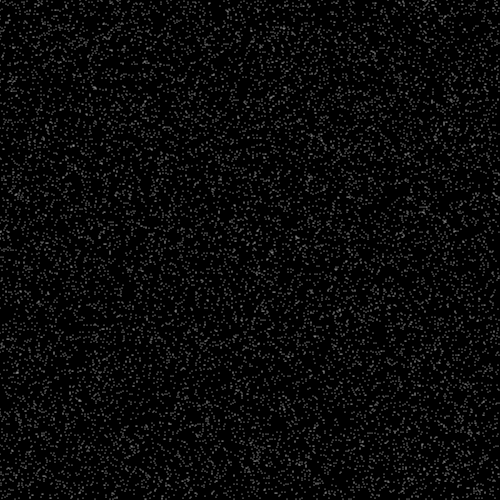
Frame 1 (no input)
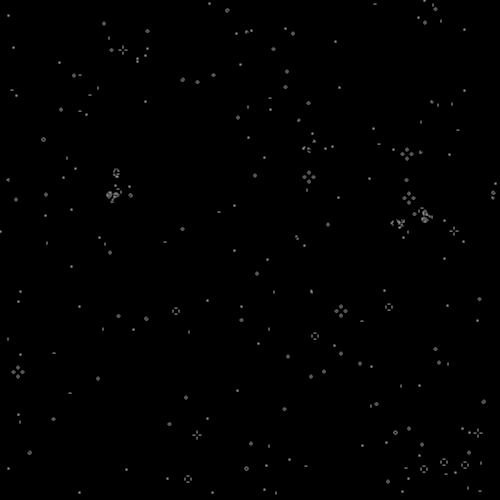
Frame 60 (no input)
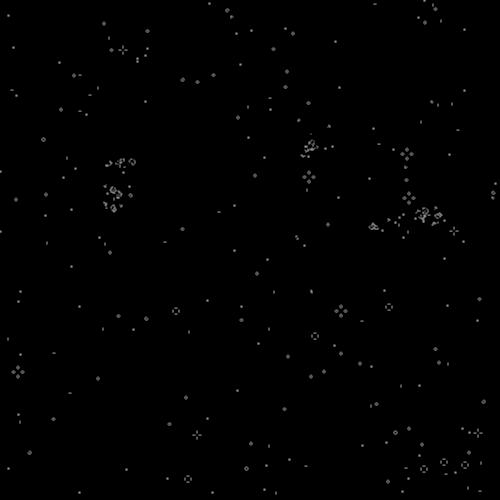
Frame 120 (the mouse pressed at the canvas centre since frame 60)

The p5.js sketch that drew these frames (run headless with seeded random() and noise() and a simulated clock; from frame 60 on, the mouse is pressed at the canvas centre):

// p5.js sketch
// ── sketch.js
var HEIGHT = 500;
var WIDTH = 500;
var PIXEL = [];
var PIXEL_SWAP;
var RANDOM_LIFE_FACTOR = 0.95;

function setup() {
	initPIXEL();
	InitBaseCells();

  createCanvas(WIDTH, HEIGHT);
}

function draw() {
	clear();
	background(0);
  noSmooth();
  stroke(255);

 	DrawPIXEL();
 	CopyPIXELintoPIXEL_SWAP();
  UpdatePIXEL();
}



function initPIXEL(){
	PIXEL = new Array(HEIGHT);
	for (var i = 0; i < HEIGHT; i++) {
 		PIXEL[i] = new Array(WIDTH);
	}

	for (var i = 0; i < PIXEL.length; i++) {
		for (var u = 0; u < PIXEL[i].length; u++) {
			//PIXEL[i][u] = false;
			PIXEL[i][u] = Math.random() >= RANDOM_LIFE_FACTOR;
		}
	}
}

function mouseMoved() {
  PIXEL[mouseX][mouseY]= true;
  // prevent default
  return false;
}

function InitBaseCells(){
	// PIXEL[200][200] = true;
	// PIXEL[200][201] = true;
	// PIXEL[200][202] = true;
	// PIXEL[200][203] = true;
	// PIXEL[200][204] = true;
	// PIXEL[201][200] = true;
	// PIXEL[201][204] = true;

	//	PIXEL[200][205] = true;
	//	PIXEL[201][206] = true;
	//	PIXEL[202][202] = true;
	//	PIXEL[202][206] = true;
	//	PIXEL[203][203] = true;
	//	PIXEL[203][204] = true;
	//	PIXEL[203][205] = true;
	//	PIXEL[203][206] = true;

	// FROG
	// PIXEL[200][200] = true;
	// PIXEL[200][201] = true;
	// PIXEL[200][202] = true;
	// PIXEL[201][201] = true;
	// PIXEL[201][202] = true;
	// PIXEL[201][203] = true;

}

function DrawPIXEL(){
	for (var i = 0; i < PIXEL.length; i++) {
		for (var u = 0; u < PIXEL[i].length; u++) {
			if(PIXEL[i][u]){
			 point(i, u);
			}
		}
	}
}

function UpdatePIXEL(){
	for (var i = 0; i < PIXEL.length; i++) {
		for (var u = 0; u < PIXEL[i].length; u++) {
				PIXEL[i][u] = ConwayState(i,u);
		}
	}
}

function ConwayState(i,u){
		var liveCells = 0;

		if((i-1 >= 0 && u < PIXEL_SWAP[i].length) && PIXEL_SWAP[i-1][u+1]){
				liveCells++;
		}
		if((u < PIXEL_SWAP[i].length) && PIXEL_SWAP[i][u+1]){
				liveCells++;
		}
		if((i+1 < PIXEL_SWAP.length && u+1 < PIXEL_SWAP.length) && PIXEL_SWAP[i+1][u+1]){
				liveCells++;
		}
		if((i+1 < PIXEL_SWAP.length ) && PIXEL_SWAP[i+1][u]){
				liveCells++;
		}
		if((i+1 < PIXEL_SWAP.length && u-1 >= 0) && PIXEL_SWAP[i+1][u-1]){
				liveCells++;
		}
		if(u-1 >= 0 && PIXEL_SWAP[i][u-1]){
				liveCells++;
		}
		if((i-1 >= 0 && u-1 >= 0) && PIXEL_SWAP[i-1][u-1]){
				liveCells++;
		}
		if(i-1 >= 0 && PIXEL_SWAP[i-1][u]){
				liveCells++;
		}

		if(PIXEL_SWAP[i][u] == false && liveCells == 3 ){
			return true;
		}

		if(PIXEL_SWAP[i][u] == true &&  ( liveCells == 3 || liveCells == 2 )){
			return true;
		}

		if(PIXEL_SWAP[i][u] == true &&  ( liveCells < 2 || liveCells > 3 )){
			return false;
		}

		return false;
}

function CopyPIXELintoPIXEL_SWAP(){
	PIXEL_SWAP = PIXEL.map(function(arr) {
    return arr.slice();
	});
}
